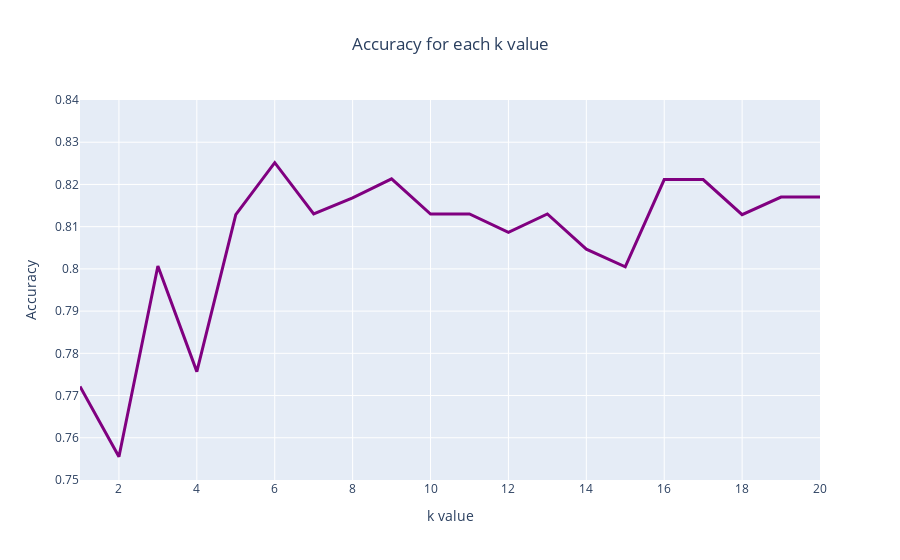

Here is the notebook cell this chart was saved with:
### Code cell
fig = go.Figure()

fig.add_trace(go.Scatter(x=k_list, y=k_scores,
                         line={"color": 'purple', "width":3}))

fig.update_layout(title={"text": "Accuracy for each k value",
                         "x": 0.5,
                         "xanchor": "center"},
                  xaxis_title="k value",
                  yaxis_title="Accuracy",
                  )

fig.update_yaxes(range=[0.75, 0.84])
fig.show()

### Figure 1 — Plotly figure (JSON) as saved in the notebook; plotly's stock layout.template omitted (floating-point values rounded to 4 significant figures)
{"data": [{"line": {"color": "purple", "width": 3}, "type": "scatter", "x": [1, 2, 3, 4, 5, 6, 7, 8, 9, 10, 11, 12, 13, 14, 15, 16, 17, 18, 19, 20], "y": [0.7722, 0.7555, 0.8007, 0.7757, 0.8128, 0.8252, 0.813, 0.8168, 0.8213, 0.813, 0.813, 0.8087, 0.813, 0.8047, 0.8005, 0.8212, 0.8212, 0.8128, 0.817, 0.817]}], "layout": {"title": {"text": "Accuracy for each k value", "x": 0.5, "xanchor": "center"}, "xaxis": {"title": {"text": "k value"}}, "yaxis": {"range": [0.75, 0.84], "title": {"text": "Accuracy"}}}}
